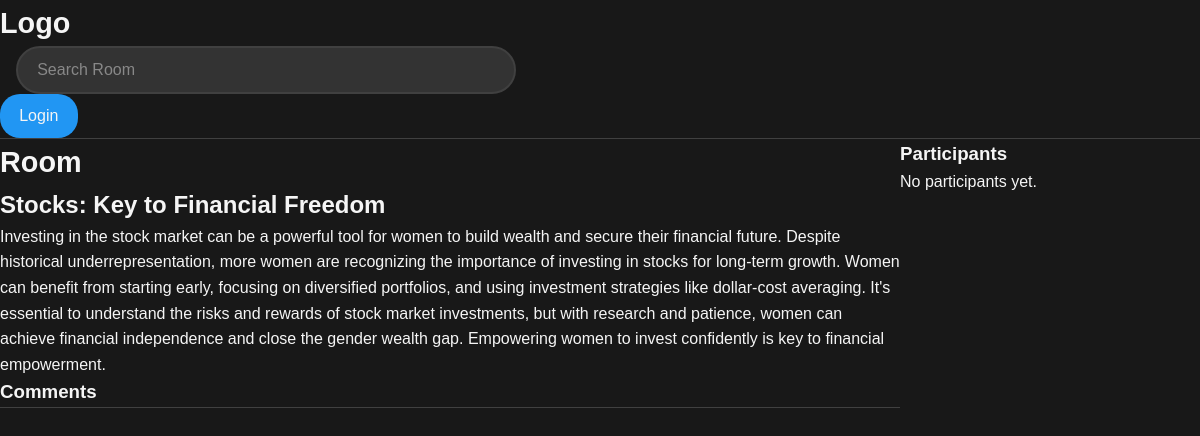
The app's page /room/16/ with its own data.
### base/models.py (models this page shows, shortened)
class Room(models.Model):
    host=models.ForeignKey(User, on_delete=models.SET_NULL, null=True)
    topic=models.ForeignKey(Topic, on_delete=models.SET_NULL, null=True)
    name = models.CharField(max_length=200)
    description = models.TextField(null=True, blank=True)
    participants=models.ManyToManyField(User, related_name="participants", blank=True)
    updated = models.DateTimeField(auto_now=True)
    created = models.DateTimeField(auto_now_add=True)
    class Meta:
        ordering=["-updated", "-created"]

### base/views.py (the view, shortened to what this page needs)
# urls.py: path("room/<str:pk>/", views.room, name="room"),
def room(request, pk):
    room = Room.objects.get(id=pk)
    room_messages = room.message_set.all().order_by('-created')
    participants = room.participants.all()
    return render(request, "base/room.html", {
        "room": room,
        "room_messages": room_messages,
        "participants": participants,
    })

### base/templates/base/room.html (shortened to what this page needs)
{% extends 'main.html'%}
{%block content%}
<div class="parent-container">
  <div>
    <h1>Room</h1>
    <h2>{{ room.name }}</h2>
    <p>{{ room.description }}</p>
    <div class="comment-div">
      {% include 'base/commentdisplay.html' %}
    </div>
  </div>
  <div>
    {% include 'base/participants.html' %}
  </div>
</div>
{%endblock%}

### static/styles/main.css (style rules this page uses)
* { margin: 0; padding: 0; box-sizing: border-box; }
body { font-family: Arial, sans-serif; background-color: #181818; color: #f5f5f5; line-height: 1.6; }
h1 { font-size: 1.8rem; font-weight: 700; color: #f5f5f5; text-decoration: none; }

### base/templates/base/room.html (style rules this page uses)
.parent-container { display: grid; grid-template-columns: 3fr 1fr; }

### records on screen
Room: name "Stocks: Key to Financial Freedom", description "Investing in the stock market can be a powerful tool for women to build wealth and secure their financial future. Despite historical underrepresentation, more women are recognizing the importance of investing in stocks for long-term growth. Women can benefit from starting early, focusing on diversified portfolios, and using investment strategies like dollar-cost averaging. It's essential to understand the risks and rewards of stock market investments, but with research and patience, women can achieve financial independence and close the gender wealth gap. Empowering women to invest confidently is key to financial empowerment."
